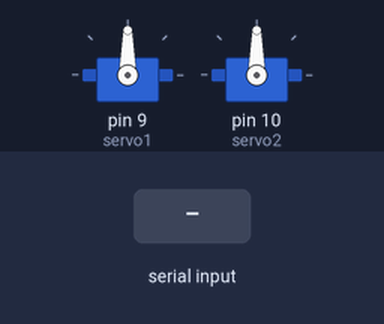
Bench run of a sketch on a simulated Arduino Uno, built with avr-gcc and run on an emulated ATmega328P. Shown: 2 × servo. The inputs (shaded band) are chosen by the test bench. What the sketch prints to the serial monitor is not drawn.

Above: at 1.2 s.
1.3 s: "a,45\n" received over Serial
At 2.3 s:
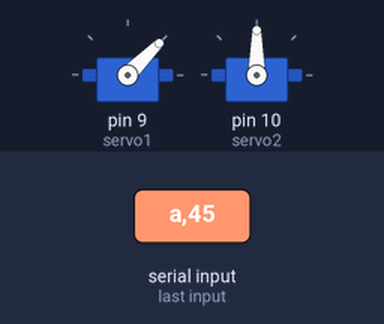
2.8 s: "b,45\n" received over Serial
At 3.5 s:
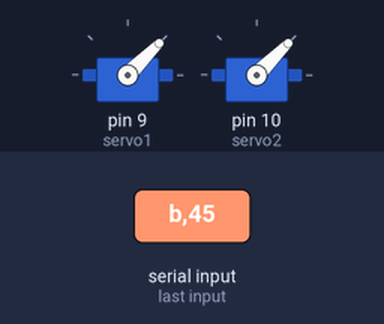
4.3 s: "a" received over Serial
At 6.4 s:
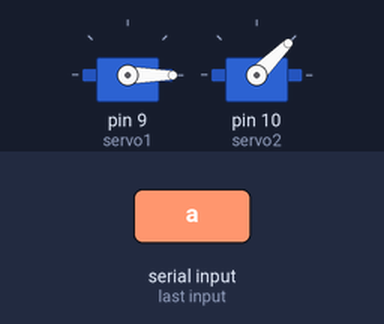
6.8 s: "b" received over Serial
At 8.3 s:
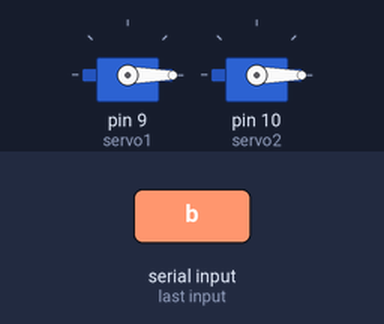
9.3 s: "a90\n" received over Serial
At 9.6 s:
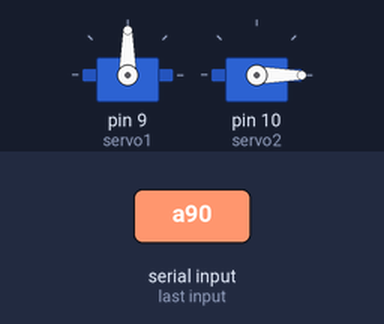
10.8 s: "b90\n" received over Serial
At 11.9 s:
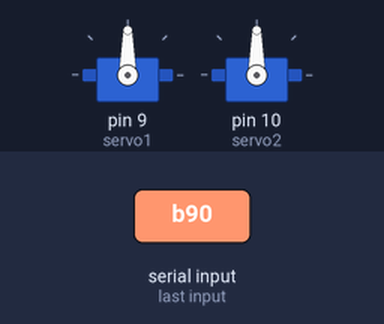
Timing chart, 0 to 13.3 s (numbered marks = the images above; inputs shaded):
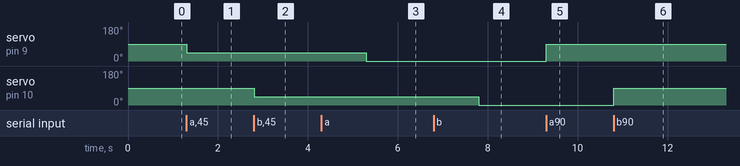

The sketch:

steering_engine.ino
```cpp
#include <Servo.h>
Servo servo1,servo2;

int pos = 0;    // 存储伺服电机角度信息的变量

void setup()
{
  servo1.attach(9);  // Servo1对象连接在9号引脚
  servo2.attach(10);// Servo2对象连接在10号引脚
  Serial.begin(9600);
  Serial.println("输入你要控制的舵机及其角度：") ;
}

void loop()
{
  if(Serial.available())
  {
    char whichone=Serial.read();
    Serial.print("舵机为：");
    Serial.print(whichone);
    pos=Serial.parseInt();
    Serial.print("角度为：");
    Serial.println(pos);
    if(whichone=='a')
    {
      servo1.write(pos);
    }
    else if(whichone=='b')
    {
      servo2.write(pos);
    }
    else
    {
       Serial.println("请输入正确的舵机序号");
    }

  }
}
```

Measured:
- after the input at 1.3 s, servo on pin 9 (servo1): 90° → 45° at once
- after the input at 2.8 s, servo on pin 10 (servo2): 90° → 45° at once
- after the input at 4.3 s, servo on pin 9 (servo1): 45° → 0° after 1.0 s
- after the input at 6.8 s, servo on pin 10 (servo2): 45° → 0° after 1.0 s
- after the input at 9.3 s, servo on pin 9 (servo1): 0° → 90° at once
- after the input at 10.8 s, servo on pin 10 (servo2): 0° → 90° at once
